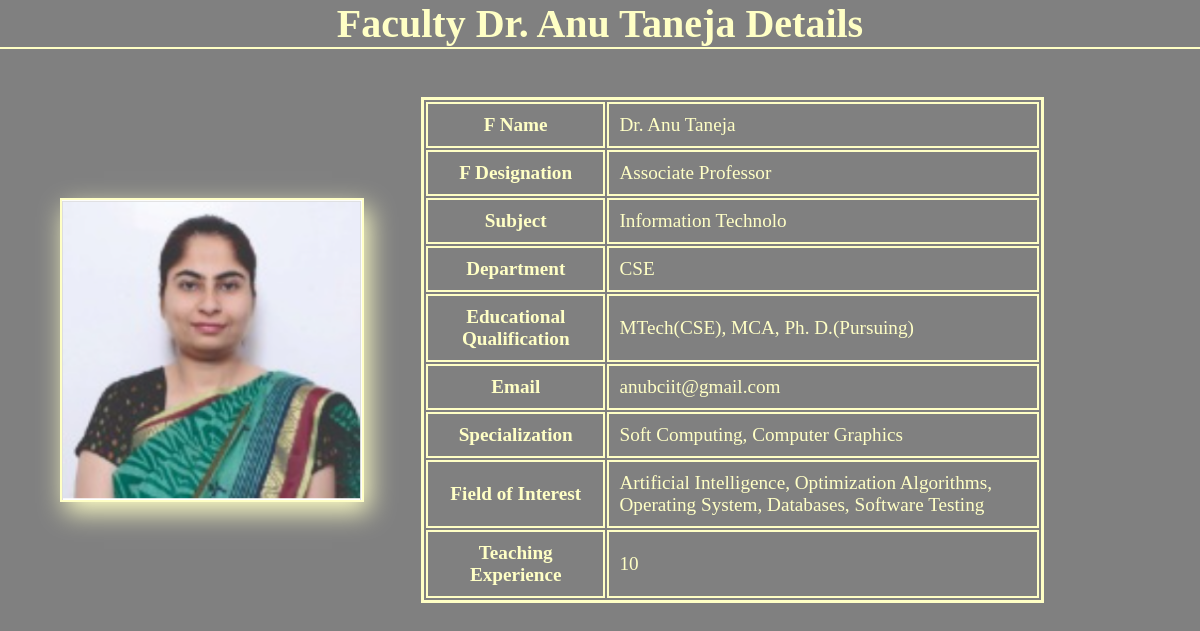
Screenshot of /staff_template/Dr. Anu Taneja/ with the database file from the repository.
### academy/models.py (models this page shows)
class faculty(models.Model):
    F_Name = models.CharField(max_length=20)
    F_Designation = models.CharField(max_length=20)
    Subject = models.CharField(max_length=20)
    Department = models.CharField(max_length=20)
    Educational_Qualification = models.CharField(max_length=50)
    Email = models.EmailField()
    Specialization = models.CharField(max_length=50)
    Field_of_Interest = models.CharField(max_length=100)
    Teaching_Experience = models.IntegerField()

### academy/views.py (the view)
# urls.py: path('staff_template/<str:faculty_name>/',views.staff_temlate_views, name = "stafftemplate"),
def staff_temlate_views(request,faculty_name):
    staff = get_object_or_404(faculty, F_Name = faculty_name)
    def staff_image(staff):
        if staff.F_Name == 'Dr. Ravish Sagar':
            return '../images_folder/director.PNG'
        elif staff.F_Name == 'Mr. Alok Mishra':
            return '../images_folder/alok_sir.PNG'
        elif staff.F_Name == 'Mr. Meetender':
            return '../images_folder/meetender_sir.jpg'
        elif staff.F_Name == 'Ms Gomathy M':
            return '../images_folder/gomathi_mam.PNG'
        elif staff.F_Name == 'Mr Akshit Thakur':
            return '../images_folder/akshit_sir.PNG'
        elif staff.F_Name == 'Ms. Sonia Batra':
            return '../images_folder/sonia_mam.PNG'
        elif staff.F_Name == 'Mr. Sandeep Jain':
            return '../images_folder/sandeep_sir.PNG'
        elif staff.F_Name == 'Dr. Sushma Bahuguna':
            return '../images_folder/sushma_mam.PNG'
        elif staff.F_Name == 'Dr. Anu Taneja':
            return '../images_folder/anu_mam.PNG'
        elif staff.F_Name == 'Ms. Smriti Sharma':
            return '../images_folder/smriti_mam.PNG'
        elif staff.F_Name == 'Ms. Mansi Vats':
            return '../images_folder/mansi__mam.jpg'
        elif staff.F_Name == 'Dr. Shalini Gambhir':
            return '../images_folder/shalini_mam.PNG'
    imagefile = staff_image(staff)
    return render(request,'academy/staff_template.html',{'data':[staff],'imgfile':imagefile})

### academy/templates/academy/staff_template.html
{% load static %}
<html>
  <head>
    <link rel="stylesheet" href="{% static 'css_folder/staff_template1.css' %}" />
  </head>
  <body>
    {% for staff in data %}
    <h1>Faculty {{ staff.F_Name }} Details</h1>
    <div class="body">
      <div class="image">
        <img src="{% static 'images_folder/' %}{{ imgfile }}" />
      </div>
      <div class="table">
        <table>
          <tbody>
            <tr>
              <th>F Name</th>
              <td>{{ staff.F_Name }}</td>
            </tr>
            <tr>
              <th>F Designation</th>
              <td>{{ staff.F_Designation }}</td>
            </tr>
            <tr>
              <th>Subject</th>
              <td>{{ staff.Subject }}</td>
            </tr>
            <tr>
              <th>Department</th>
              <td>{{ staff.Department }}</td>
            </tr>
            <tr>
              <th>Educational Qualification</th>
              <td>{{ staff.Educational_Qualification }}</td>
            </tr>
            <tr>
              <th>Email</th>
              <td>{{ staff.Email }}</td>
            </tr>
            <tr>
              <th>Specialization</th>
              <td>{{ staff.Specialization }}</td>
            </tr>
            <tr>
              <th>Field of Interest</th>
              <td>{{ staff.Field_of_Interest }}</td>
            </tr>
            <tr>
              <th>Teaching Experience</th>
              <td>{{ staff.Teaching_Experience }}</td>
            </tr>
          </tbody>
        </table>
      </div>
    </div>
    {% endfor %}
  </body>
</html>

### academy/static/css_folder/staff_template1.css (style rules this page uses)
* { margin: 0; padding: 0; }
body { background: gray; background-size: cover; color: #ffffc5; }
h1 { font-size: 2.5rem; display: flex; justify-content: center; align-items: center; border-bottom: 2px solid #ffffc5; margin-bottom: 4%; }
.body { margin-left: 5%; display: flex; align-items: center; }
.image { flex: 0 0 auto; margin-right: 5%; border: 2px solid #ffffc5; box-shadow: 5px 10px 25px #ffffc5; }
.image img { width: 300px; height: 300px; }
.table { flex: 1 1 auto; }
table { max-width: 80%; border: 3px solid #ffffc5; }
tr, td, th { border: 2px solid #ffffc5; padding: 10px; font-size: 1.2rem; }

### rows the page displays
faculty: F_Name "Dr. Anu Taneja", F_Designation "Associate Professor", Subject "Information Technolo", Department "CSE", Educational_Qualification "MTech(CSE), MCA, Ph. D.(Pursuing)", Email "anubciit@gmail.com", Specialization "Soft Computing, Computer Graphics", Field_of_Interest "Artificial Intelligence, Optimization Algorithms, Operating System, Databases, Software Testing", Teaching_Experience "10"
